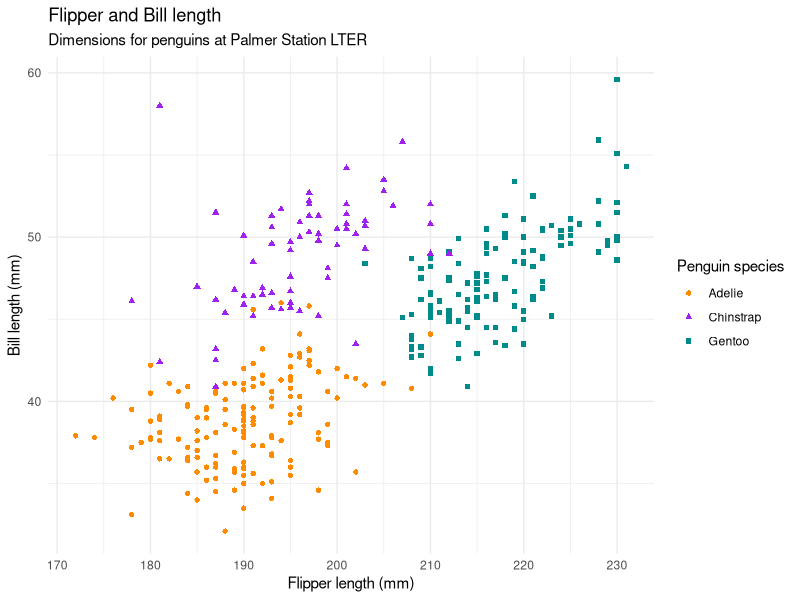

Recreate this plot in R.
# Load packages
library(ggplot2)
library(palmerpenguins)


#Plot penguins
ggplot(penguins, aes(x = flipper_length_mm, y = bill_length_mm)) +
  geom_point(aes(color = species, shape = species)) +
  scale_color_manual(values = c("darkorange", "purple", "cyan4")) +
  labs(
    title = "Flipper and Bill length",
    subtitle = "Dimensions for penguins at Palmer Station LTER",
    x = "Flipper length (mm)",
    y = "Bill length (mm)",
    color = "Penguin species",
    shape = "Penguin species"
  ) +
  theme_minimal()
